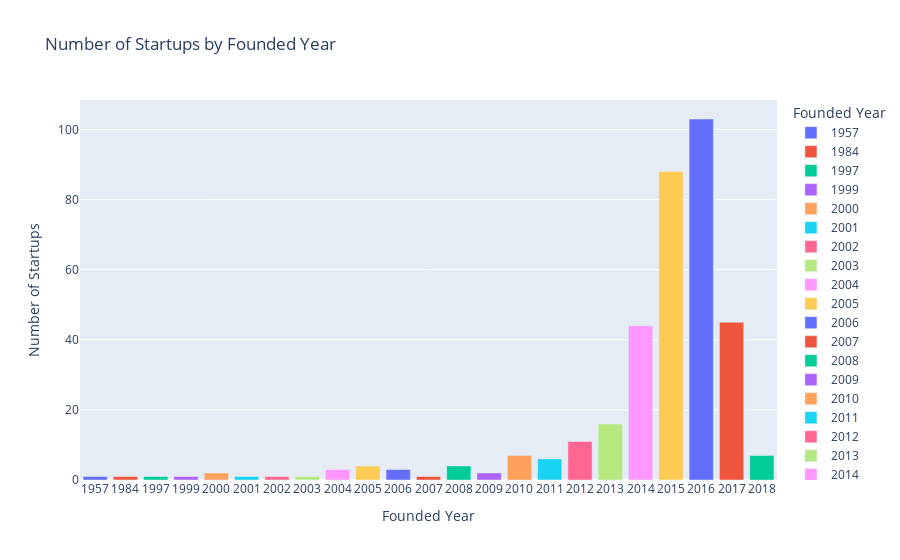

The code cell stored with this chart in its notebook:
### Code cell
import plotly.express as px

# Filter out rows with 'Not Provided' in the 'Founded Year' column
startup_year_counts = Startups[Startups['Founded Year'] != 'Not Provided']

# Group startups by founded year and count the number of startups in each year
startup_year_counts = startup_year_counts['Founded Year'].value_counts().reset_index()
startup_year_counts.columns = ['Founded Year', 'Count']

# Sort startup_year_counts DataFrame by 'Founded Year' column in ascending order
startup_year_counts = startup_year_counts.sort_values(by='Founded Year', ascending=True)

# Create the Plotly graph
fig = px.bar(startup_year_counts, x='Founded Year', y='Count', title='Number of Startups by Founded Year', 
            labels={'Count': 'Number of Startups', 'Founded Year': 'Founded Year'}, 
            color='Founded Year', color_continuous_scale=px.colors.sequential.Viridis)

fig.show()

### Figure 1 — Plotly figure (JSON) as saved in the notebook; plotly's stock layout.template omitted (floating-point values rounded to 4 significant figures)
{"data": [{"alignmentgroup": "True", "hovertemplate": "Founded Year=%{x}<br>Number of Startups=%{y}<extra></extra>", "legendgroup": "1957", "marker": {"color": "#636efa", "pattern": {"shape": ""}}, "name": "1957", "offsetgroup": "1957", "orientation": "v", "showlegend": true, "textposition": "auto", "type": "bar", "x": ["1957"], "xaxis": "x", "y": [1], "yaxis": "y"}, {"alignmentgroup": "True", "hovertemplate": "Founded Year=%{x}<br>Number of Startups=%{y}<extra></extra>", "legendgroup": "1984", "marker": {"color": "#EF553B", "pattern": {"shape": ""}}, "name": "1984", "offsetgroup": "1984", "orientation": "v", "showlegend": true, "textposition": "auto", "type": "bar", "x": ["1984"], "xaxis": "x", "y": [1], "yaxis": "y"}, {"alignmentgroup": "True", "hovertemplate": "Founded Year=%{x}<br>Number of Startups=%{y}<extra></extra>", "legendgroup": "1997", "marker": {"color": "#00cc96", "pattern": {"shape": ""}}, "name": "1997", "offsetgroup": "1997", "orientation": "v", "showlegend": true, "textposition": "auto", "type": "bar", "x": ["1997"], "xaxis": "x", "y": [1], "yaxis": "y"}, {"alignmentgroup": "True", "hovertemplate": "Founded Year=%{x}<br>Number of Startups=%{y}<extra></extra>", "legendgroup": "1999", "marker": {"color": "#ab63fa", "pattern": {"shape": ""}}, "name": "1999", "offsetgroup": "1999", "orientation": "v", "showlegend": true, "textposition": "auto", "type": "bar", "x": ["1999"], "xaxis": "x", "y": [1], "yaxis": "y"}, {"alignmentgroup": "True", "hovertemplate": "Founded Year=%{x}<br>Number of Startups=%{y}<extra></extra>", "legendgroup": "2000", "marker": {"color": "#FFA15A", "pattern": {"shape": ""}}, "name": "2000", "offsetgroup": "2000", "orientation": "v", "showlegend": true, "textposition": "auto", "type": "bar", "x": ["2000"], "xaxis": "x", "y": [2], "yaxis": "y"}, {"alignmentgroup": "True", "hovertemplate": "Founded Year=%{x}<br>Number of Startups=%{y}<extra></extra>", "legendgroup": "2001", "marker": {"color": "#19d3f3", "pattern": {"shape": ""}}, "name": "2001", "offsetgroup": "2001", "orientation": "v", "showlegend": true, "textposition": "auto", "type": "bar", "x": ["2001"], "xaxis": "x", "y": [1], "yaxis": "y"}, {"alignmentgroup": "True", "hovertemplate": "Founded Year=%{x}<br>Number of Startups=%{y}<extra></extra>", "legendgroup": "2002", "marker": {"color": "#FF6692", "pattern": {"shape": ""}}, "name": "2002", "offsetgroup": "2002", "orientation": "v", "showlegend": true, "textposition": "auto", "type": "bar", "x": ["2002"], "xaxis": "x", "y": [1], "yaxis": "y"}, {"alignmentgroup": "True", "hovertemplate": "Founded Year=%{x}<br>Number of Startups=%{y}<extra></extra>", "legendgroup": "2003", "marker": {"color": "#B6E880", "pattern": {"shape": ""}}, "name": "2003", "offsetgroup": "2003", "orientation": "v", "showlegend": true, "textposition": "auto", "type": "bar", "x": ["2003"], "xaxis": "x", "y": [1], "yaxis": "y"}, {"alignmentgroup": "True", "hovertemplate": "Founded Year=%{x}<br>Number of Startups=%{y}<extra></extra>", "legendgroup": "2004", "marker": {"color": "#FF97FF", "pattern": {"shape": ""}}, "name": "2004", "offsetgroup": "2004", "orientation": "v", "showlegend": true, "textposition": "auto", "type": "bar", "x": ["2004"], "xaxis": "x", "y": [3], "yaxis": "y"}, {"alignmentgroup": "True", "hovertemplate": "Founded Year=%{x}<br>Number of Startups=%{y}<extra></extra>", "legendgroup": "2005", "marker": {"color": "#FECB52", "pattern": {"shape": ""}}, "name": "2005", "offsetgroup": "2005", "orientation": "v", "showlegend": true, "textposition": "auto", "type": "bar", "x": ["2005"], "xaxis": "x", "y": [4], "yaxis": "y"}, {"alignmentgroup": "True", "hovertemplate": "Founded Year=%{x}<br>Number of Startups=%{y}<extra></extra>", "legendgroup": "2006", "marker": {"color": "#636efa", "pattern": {"shape": ""}}, "name": "2006", "offsetgroup": "2006", "orientation": "v", "showlegend": true, "textposition": "auto", "type": "bar", "x": ["2006"], "xaxis": "x", "y": [3], "yaxis": "y"}, {"alignmentgroup": "True", "hovertemplate": "Founded Year=%{x}<br>Number of Startups=%{y}<extra></extra>", "legendgroup": "2007", "marker": {"color": "#EF553B", "pattern": {"shape": ""}}, "name": "2007", "offsetgroup": "2007", "orientation": "v", "showlegend": true, "textposition": "auto", "type": "bar", "x": ["2007"], "xaxis": "x", "y": [1], "yaxis": "y"}, {"alignmentgroup": "True", "hovertemplate": "Founded Year=%{x}<br>Number of Startups=%{y}<extra></extra>", "legendgroup": "2008", "marker": {"color": "#00cc96", "pattern": {"shape": ""}}, "name": "2008", "offsetgroup": "2008", "orientation": "v", "showlegend": true, "textposition": "auto", "type": "bar", "x": ["2008"], "xaxis": "x", "y": [4], "yaxis": "y"}, {"alignmentgroup": "True", "hovertemplate": "Founded Year=%{x}<br>Number of Startups=%{y}<extra></extra>", "legendgroup": "2009", "marker": {"color": "#ab63fa", "pattern": {"shape": ""}}, "name": "2009", "offsetgroup": "2009", "orientation": "v", "showlegend": true, "textposition": "auto", "type": "bar", "x": ["2009"], "xaxis": "x", "y": [2], "yaxis": "y"}, {"alignmentgroup": "True", "hovertemplate": "Founded Year=%{x}<br>Number of Startups=%{y}<extra></extra>", "legendgroup": "2010", "marker": {"color": "#FFA15A", "pattern": {"shape": ""}}, "name": "2010", "offsetgroup": "2010", "orientation": "v", "showlegend": true, "textposition": "auto", "type": "bar", "x": ["2010"], "xaxis": "x", "y": [7], "yaxis": "y"}, {"alignmentgroup": "True", "hovertemplate": "Founded Year=%{x}<br>Number of Startups=%{y}<extra></extra>", "legendgroup": "2011", "marker": {"color": "#19d3f3", "pattern": {"shape": ""}}, "name": "2011", "offsetgroup": "2011", "orientation": "v", "showlegend": true, "textposition": "auto", "type": "bar", "x": ["2011"], "xaxis": "x", "y": [6], "yaxis": "y"}, {"alignmentgroup": "True", "hovertemplate": "Founded Year=%{x}<br>Number of Startups=%{y}<extra></extra>", "legendgroup": "2012", "marker": {"color": "#FF6692", "pattern": {"shape": ""}}, "name": "2012", "offsetgroup": "2012", "orientation": "v", "showlegend": true, "textposition": "auto", "type": "bar", "x": ["2012"], "xaxis": "x", "y": [11], "yaxis": "y"}, {"alignmentgroup": "True", "hovertemplate": "Founded Year=%{x}<br>Number of Startups=%{y}<extra></extra>", "legendgroup": "2013", "marker": {"color": "#B6E880", "pattern": {"shape": ""}}, "name": "2013", "offsetgroup": "2013", "orientation": "v", "showlegend": true, "textposition": "auto", "type": "bar", "x": ["2013"], "xaxis": "x", "y": [16], "yaxis": "y"}, {"alignmentgroup": "True", "hovertemplate": "Founded Year=%{x}<br>Number of Startups=%{y}<extra></extra>", "legendgroup": "2014", "marker": {"color": "#FF97FF", "pattern": {"shape": ""}}, "name": "2014", "offsetgroup": "2014", "orientation": "v", "showlegend": true, "textposition": "auto", "type": "bar", "x": ["2014"], "xaxis": "x", "y": [44], "yaxis": "y"}, {"alignmentgroup": "True", "hovertemplate": "Founded Year=%{x}<br>Number of Startups=%{y}<extra></extra>", "legendgroup": "2015", "marker": {"color": "#FECB52", "pattern": {"shape": ""}}, "name": "2015", "offsetgroup": "2015", "orientation": "v", "showlegend": true, "textposition": "auto", "type": "bar", "x": ["2015"], "xaxis": "x", "y": [88], "yaxis": "y"}, {"alignmentgroup": "True", "hovertemplate": "Founded Year=%{x}<br>Number of Startups=%{y}<extra></extra>", "legendgroup": "2016", "marker": {"color": "#636efa", "pattern": {"shape": ""}}, "name": "2016", "offsetgroup": "2016", "orientation": "v", "showlegend": true, "textposition": "auto", "type": "bar", "x": ["2016"], "xaxis": "x", "y": [103], "yaxis": "y"}, {"alignmentgroup": "True", "hovertemplate": "Founded Year=%{x}<br>Number of Startups=%{y}<extra></extra>", "legendgroup": "2017", "marker": {"color": "#EF553B", "pattern": {"shape": ""}}, "name": "2017", "offsetgroup": "2017", "orientation": "v", "showlegend": true, "textposition": "auto", "type": "bar", "x": ["2017"], "xaxis": "x", "y": [45], "yaxis": "y"}, {"alignmentgroup": "True", "hovertemplate": "Founded Year=%{x}<br>Number of Startups=%{y}<extra></extra>", "legendgroup": "2018", "marker": {"color": "#00cc96", "pattern": {"shape": ""}}, "name": "2018", "offsetgroup": "2018", "orientation": "v", "showlegend": true, "textposition": "auto", "type": "bar", "x": ["2018"], "xaxis": "x", "y": [7], "yaxis": "y"}], "layout": {"barmode": "relative", "legend": {"title": {"text": "Founded Year"}, "tracegroupgap": 0}, "title": {"text": "Number of Startups by Founded Year"}, "xaxis": {"anchor": "y", "categoryarray": ["1957", "1984", "1997", "1999", "2000", "2001", "2002", "2003", "2004", "2005", "2006", "2007", "2008", "2009", "2010", "2011", "2012", "2013", "2014", "2015", "2016", "2017", "2018"], "categoryorder": "array", "domain": [0, 1], "title": {"text": "Founded Year"}}, "yaxis": {"anchor": "x", "domain": [0, 1], "title": {"text": "Number of Startups"}}}}
